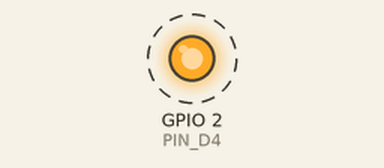
Recording of a program running on a simulated ESP8266 board running MicroPython. Shown: output pins drawn as LEDs (lit = HIGH). Dashed ring = blinking.

Above: at 1.1 s.
Timing chart, 0 to 4.8 s (numbered marks = the images above):
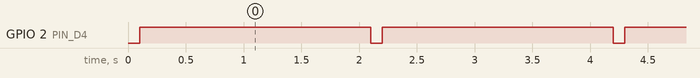

The program:

main_blink.py
```python
#
# example main.py for blinking
#

import esp
import time
import machine
import network


PIN_D0   = 16
PIN_D1   = 5
PIN_D2   = 4
PIN_D3   = 0
PIN_D4   = 2
PIN_D5   = 14
PIN_D6   = 12
PIN_D7   = 13
PIN_D8   = 15
PIN_D9   = 3
PIN_D10  = 1


p = machine.Pin(PIN_D4, machine.Pin.OUT)
p.on()


BLINK_DELAY=0.1
WAIT_DELAY=2

def blink():
    p.off()
    time.sleep(BLINK_DELAY)
    p.on()

while True:
    blink()
    time.sleep(WAIT_DELAY)
```

Measured:
- by itself, GPIO 2 (PIN_D4): alternates HIGH for 2.0 s and LOW for 0.10 s
